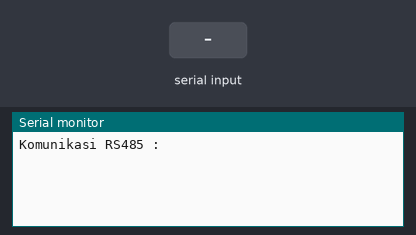
The sketch below on a simulated Arduino Uno, built with avr-gcc and run on an emulated ATmega328P. Parts: the last lines printed to the serial monitor. Inputs (shaded band) come from the test bench.

Above: at 1.2 s.
1.3 s: "1" received over the second serial link
At 1.6 s:
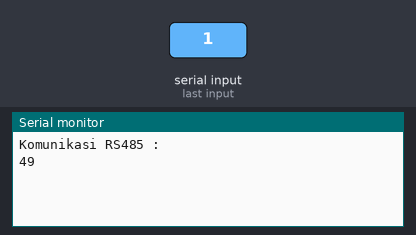
2.8 s: "0" received over the second serial link
At 4.0 s:
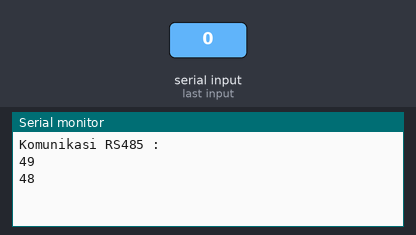
4.3 s: "2" received over the second serial link
At 5.1 s:
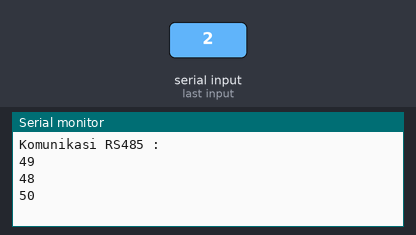

The sketch:

RS485_M1.ino
```cpp
#include <SoftwareSerial.h>
SoftwareSerial RS485Serial(2,3);
int data;

void setup()
{
  Serial.begin(9600);
  Serial.println("Komunikasi RS485 : ");
  pinMode(1,OUTPUT);
  digitalWrite(1,LOW);
  RS485Serial.begin(9600);
}
void loop()
{
  if (RS485Serial.available())
  {
    data = RS485Serial.read();
    Serial.println(data);
  }
}
```

Measured:
- after the input at 1.3 s, the serial monitor: prints a new line at once (image 1)
- after the input at 2.8 s, the serial monitor: prints a new line at once (image 2)
- after the input at 4.3 s, the serial monitor: prints a new line at once (image 3)
